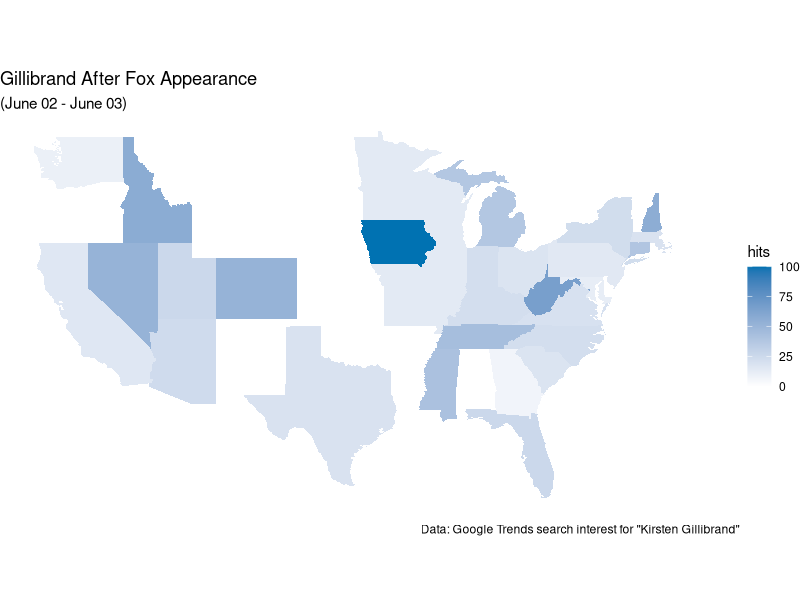
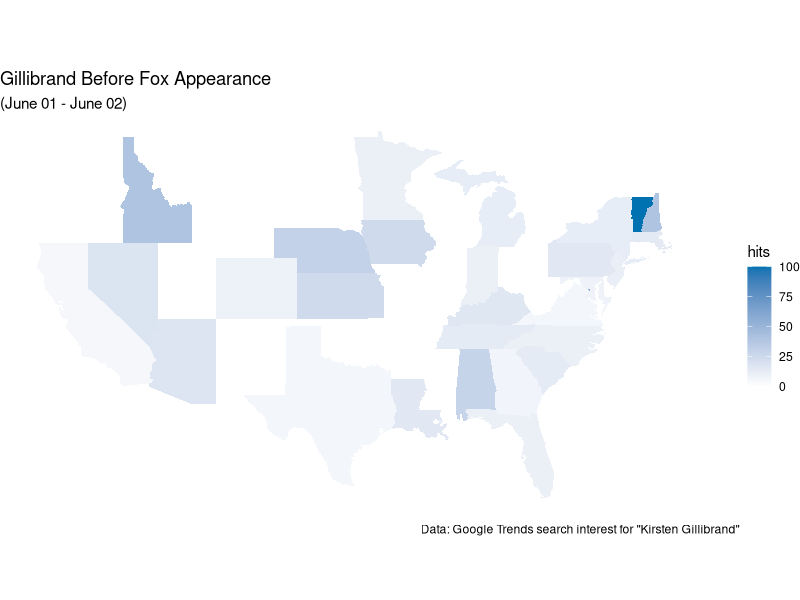
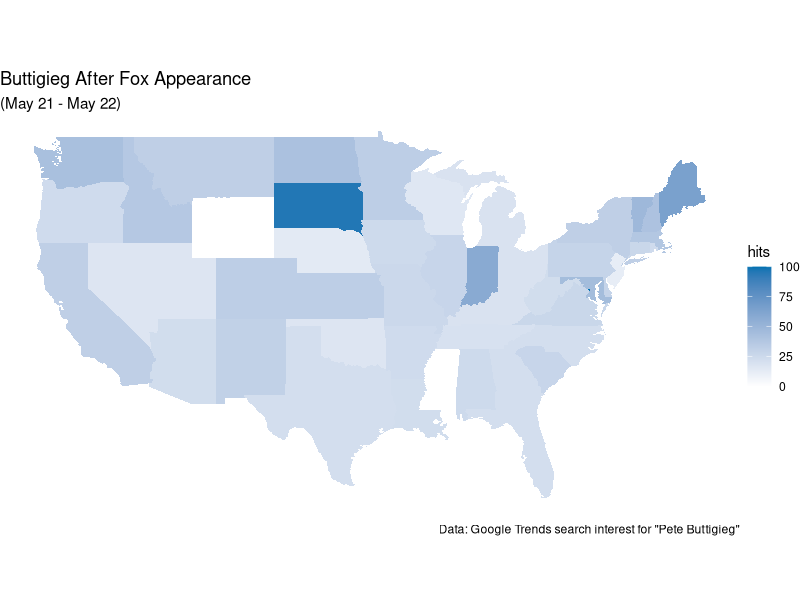
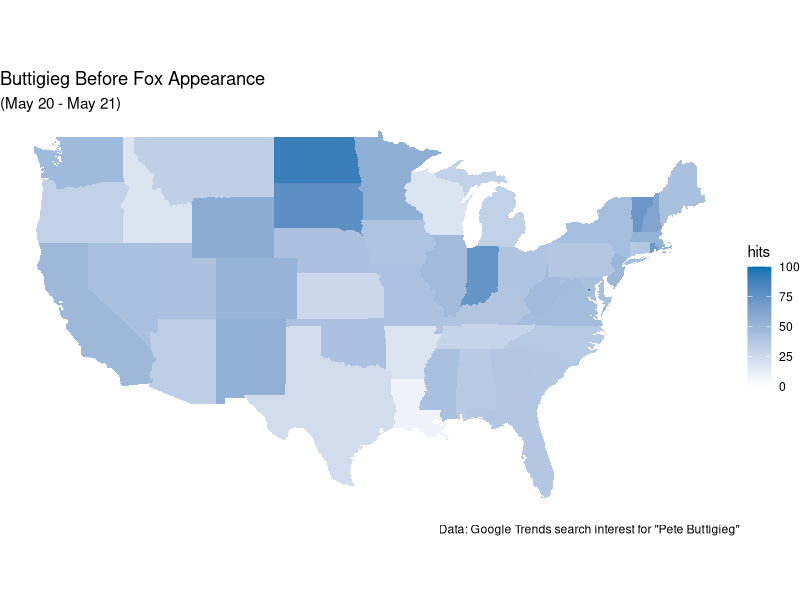
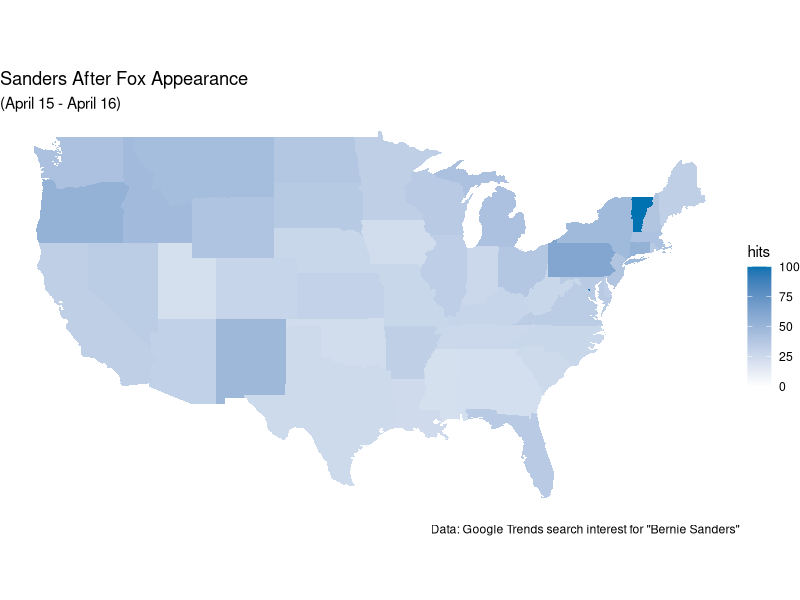
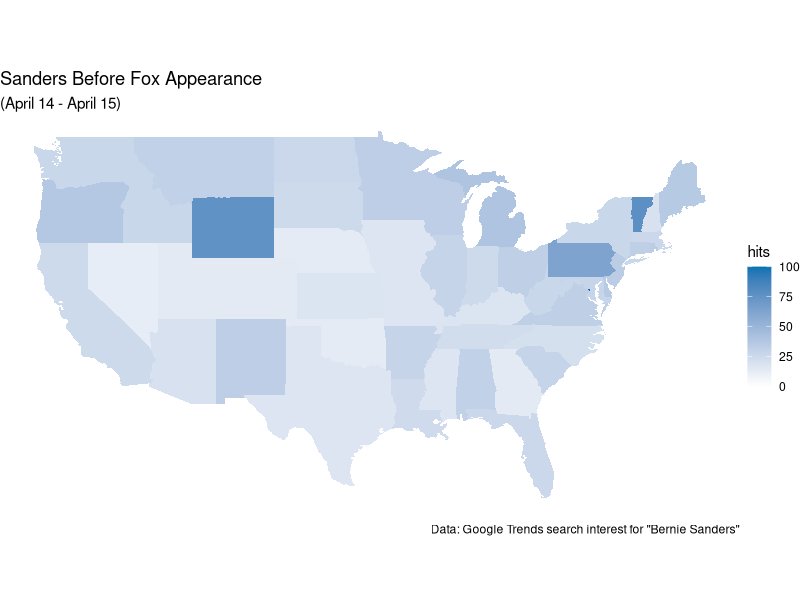

Generate these figures, in order, with R:
# This should be good to go, it ran 100% for me on fresh clean enviro

library(tidyr)
library(dplyr)
library(stringr)
library(ggplot2)
library(lubridate)
library(maps)

# build the US map
statesMap = ggplot2::map_data("state")

### Dates of Interest

# Fox Appearance Dates
bernie_fox_appearance <- ymd("2019-04-15")
pete_fox_appearance <- ymd("2019-05-21")
gilli_fox_appearance <- ymd("2019-06-02")

# Function to declare a few data types to prevent warnings or coersion later
standardised <- function(csv_file){
    standardized_csv <- csv_file %>% 
        as_tibble() %>%
        mutate(date = ymd(date), hits = as.numeric(hits), region = as.character(region))
    return(standardized_csv)
}

# Step 1 
# Load the data (previously constructed in data.R)
### Sanders map data
Sanders_before <- read.csv("Sanders_before.csv") %>% standardised()
Sanders_after <- read.csv("Sanders_after.csv") %>% standardised()

# Buttigieg map data
Pete_before <- read.csv("Pete_before.csv") %>% standardised()
Pete_after <- read.csv("Pete_after.csv") %>% standardised()

# Gillibrand map data
Gilli_before <- read.csv("Gilli_before.csv") %>% standardised()
Gilli_after <- read.csv("Gilli_after.csv") %>% standardised()


# For joining the data on geographic data
Map_Prep <- function(candidate_data){
    geo_data <- merge(statesMap, candidate_data, by = "region")     #merge the ggplot created map
    geo_data <- candidate_data %>%                                  #join the data on the region
        left_join(x = ., y = statesMap, by = "region")
    return(geo_data)
}

# Helper Function for displaying the dates in the subtitles
display_date <- function(date){
    return(format(date, format = "%B %d"))
}

# Map making function
# Requires several inputs 
# map_info is fed from Map_Prep
# Map title is a written string
# date1 and date2 are the date bookeneds "From date1 to date2"
Make_Map <- function(map_info, map_title, date1, date2) {
    
    new_map <- ggplot(map_info, aes(x = long, y = lat)) +
        theme_void() +
        geom_polygon(aes(group = group,
                         fill = hits)) +
        labs(title = map_title,
             subtitle = paste("(", paste(display_date(date1), display_date(date2), sep = " - "), ")", sep = ""),
             caption = paste("Data: Google Trends search interest for \"", map_info$keyword[1], "\"", sep = ""),
             color = "Interest Score")+
        coord_fixed(1.3) +
        scale_fill_gradient(low = "#ffffff", high = "#0072b2",
                            space = "Lab", na.value = "black", guide = "colourbar",
                            aesthetics = "fill", position = "left", limits = c(0,100))
    
    return(new_map)
}


# Make the Sanders maps
Sanders_map_before <- Make_Map(Map_Prep(Sanders_before), "Sanders Before Fox Appearance", bernie_fox_appearance-1, bernie_fox_appearance)
Sanders_map_after <- Make_Map(Map_Prep(Sanders_after), "Sanders After Fox Appearance", bernie_fox_appearance, bernie_fox_appearance+1)

# Make the Buttigieg maps
Pete_map_before <- Make_Map(Map_Prep(Pete_before), "Buttigieg Before Fox Appearance", pete_fox_appearance-1, pete_fox_appearance)
Pete_map_after <- Make_Map(Map_Prep(Pete_after), "Buttigieg After Fox Appearance", pete_fox_appearance, pete_fox_appearance+1)

# Make the Gillibrand maps
Gilli_map_before <- Make_Map(Map_Prep(Gilli_before), "Gillibrand Before Fox Appearance", gilli_fox_appearance-1, gilli_fox_appearance)
Gilli_map_after <- Make_Map(Map_Prep(Gilli_after), "Gillibrand After Fox Appearance", gilli_fox_appearance, gilli_fox_appearance+1)

# For selection within the Shiny App
candidate_before_maps <- list(Sanders_map_before, Pete_map_before, Gilli_map_before)
candidate_after_maps <- list(Sanders_map_after, Pete_map_after, Gilli_map_after)
